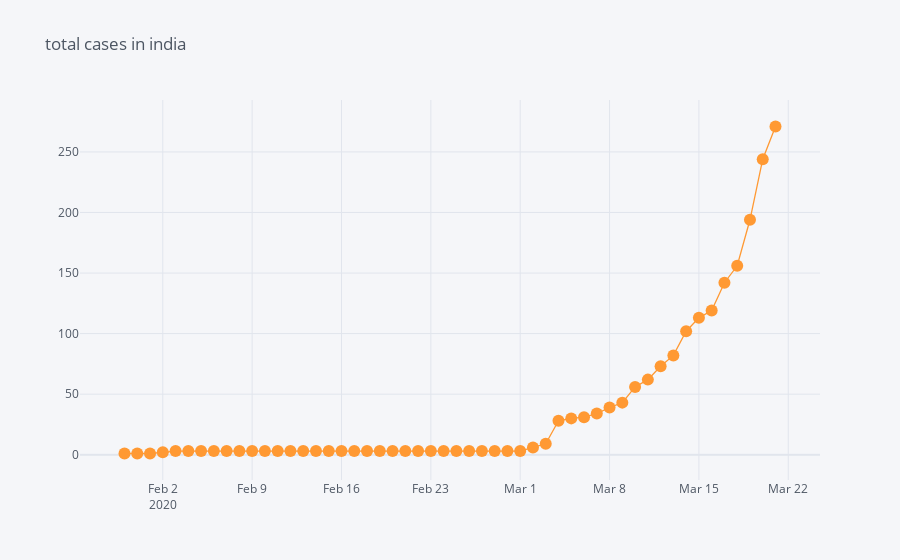

Write notebook code for a chart like this one.
### Code cell
#using plotly
dbd_India.iplot(kind='scatter',x='Date',y='Total Cases',mode='lines+markers',title='total cases in india')

### Figure 1 — Plotly figure (JSON) as saved in the notebook; plotly's stock layout.template omitted (floating-point values rounded to 4 significant figures)
{"data": [{"line": {"color": "rgba(255, 153, 51, 1.0)", "dash": "solid", "shape": "linear", "width": 1.3}, "marker": {"size": 12, "symbol": "circle"}, "mode": "lines+markers", "name": "Total Cases", "text": "", "type": "scatter", "x": ["2020-01-30", "2020-01-31", "2020-02-01", "2020-02-02", "2020-02-03", "2020-02-04", "2020-02-05", "2020-02-06", "2020-02-07", "2020-02-08", "2020-02-09", "2020-02-10", "2020-02-11", "2020-02-12", "2020-02-13", "2020-02-14", "2020-02-15", "2020-02-16", "2020-02-17", "2020-02-18", "2020-02-19", "2020-02-20", "2020-02-21", "2020-02-22", "2020-02-23", "2020-02-24", "2020-02-25", "2020-02-26", "2020-02-27", "2020-02-28", "2020-02-29", "2020-03-01", "2020-03-02", "2020-03-03", "2020-03-04", "2020-03-05", "2020-03-06", "2020-03-07", "2020-03-08", "2020-03-09", "2020-03-10", "2020-03-11", "2020-03-12", "2020-03-13", "2020-03-14", "2020-03-15", "2020-03-16", "2020-03-17", "2020-03-18", "2020-03-19", "2020-03-20", "2020-03-21"], "y": [1, 1, 1, 2, 3, 3, 3, 3, 3, 3, 3, 3, 3, 3, 3, 3, 3, 3, 3, 3, 3, 3, 3, 3, 3, 3, 3, 3, 3, 3, 3, 3, 6, 9, 28, 30, 31, 34, 39, 43, 56, 62, 73, 82, 102, 113, 119, 142, 156, 194, 244, 271]}], "layout": {"legend": {"bgcolor": "#F5F6F9", "font": {"color": "#4D5663"}}, "paper_bgcolor": "#F5F6F9", "plot_bgcolor": "#F5F6F9", "title": {"font": {"color": "#4D5663"}, "text": "total cases in india"}, "xaxis": {"gridcolor": "#E1E5ED", "showgrid": true, "tickfont": {"color": "#4D5663"}, "title": {"font": {"color": "#4D5663"}, "text": ""}, "zerolinecolor": "#E1E5ED"}, "yaxis": {"gridcolor": "#E1E5ED", "showgrid": true, "tickfont": {"color": "#4D5663"}, "title": {"font": {"color": "#4D5663"}, "text": ""}, "zerolinecolor": "#E1E5ED"}}}
